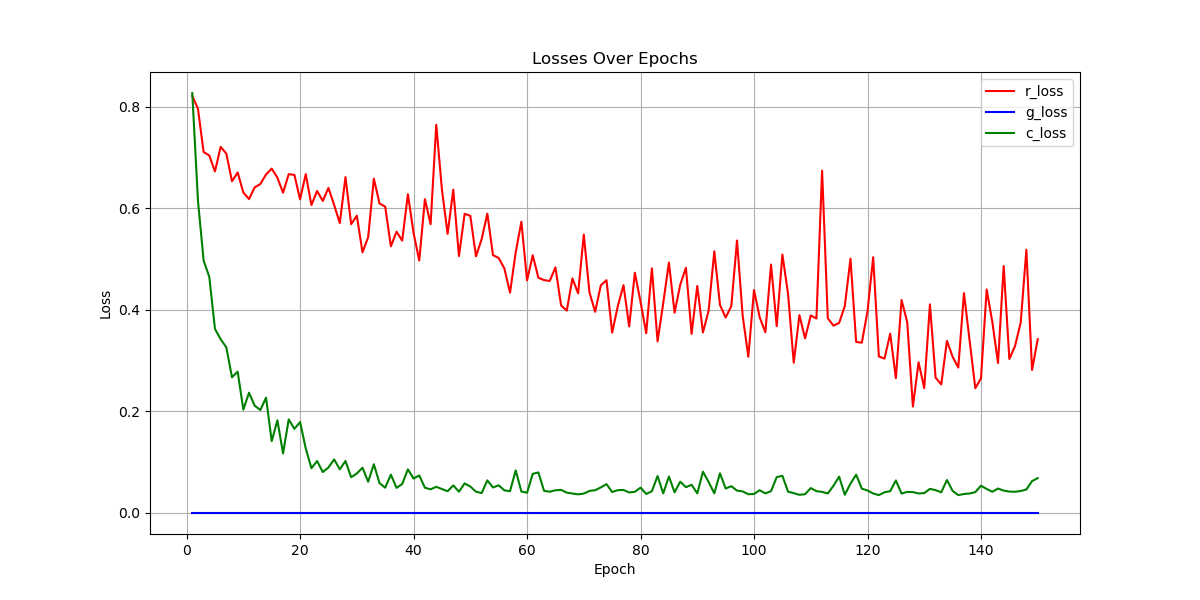

Reproduce this figure in Python.
import numpy as np
import pandas as pd
import random
import torch
import torch.nn as nn
import torch.optim as optim
import torch.optim.lr_scheduler as lr_scheduler
import torch.nn.init as init
from sklearn.metrics import accuracy_score, roc_auc_score
from sklearn.model_selection import train_test_split
import optuna
import matplotlib.pyplot as plt



def set_seed(seed):
    """Set seed for reproducibility."""
    np.random.seed(seed)
    torch.manual_seed(seed)
    torch.cuda.manual_seed_all(seed)  # if using GPU
    random.seed(seed)
    torch.backends.cudnn.deterministic = True
    torch.backends.cudnn.benchmark = False


def clr_transformation(X):
    """Perform CLR (Centered Log-Ratio) transformation on the data."""
    geometric_mean = np.exp(np.mean(np.log(X), axis=1))
    return np.log(X / geometric_mean[:, np.newaxis])


def load_and_transform_data(file_path):
    """Load data from CSV, apply CLR transformation, and return transformed DataFrame with 'loaded_uid'."""
    data = pd.read_csv(file_path)
    loaded_uid = data['loaded_uid']
    X = data.drop(columns=['loaded_uid']).values
    X += 1e-6  # Adding a small pseudocount to avoid log(0)
    X_clr = clr_transformation(X)
    X_clr_df = pd.DataFrame(X_clr, columns=data.columns[1:])
    X_clr_df['loaded_uid'] = loaded_uid
    return X_clr_df[['loaded_uid'] + list(X_clr_df.columns[:-1])]


def preprocess_metadata(metadata):
    """Converts categorical metadata into numeric and one-hot encoded features."""
    disease_dict = {'D006262': 0, 'D003093': 1}
    gender_dict = {'Male': 0, 'Female': 1}
    metadata['disease_numeric'] = metadata['disease'].map(disease_dict)
    metadata['gender_numeric'] = metadata['sex'].map(gender_dict)
    return metadata


def create_batch(relative_abundance, metadata, batch_size, is_test=False):
    """Creates a batch of data by sampling from the metadata and relative abundance data."""
    metadata = preprocess_metadata(metadata)
    proportions = metadata['disease'].value_counts(normalize=True)
    num_samples_per_group = (proportions * batch_size).round().astype(int)

    # Sample metadata
    metadata_feature_batch = metadata.groupby('disease').apply(
        lambda x: x.sample(n=num_samples_per_group[x.name])
    ).reset_index(drop=True)

    # Sample relative abundance
    training_feature_batch = relative_abundance[relative_abundance['loaded_uid'].isin(metadata_feature_batch['uid'])]
    training_feature_batch = training_feature_batch.set_index('loaded_uid').reindex(metadata_feature_batch['uid']).reset_index()
    training_feature_batch.rename(columns={'loaded_uid': 'uid'}, inplace=True)
    training_feature_batch = training_feature_batch.drop(columns=['uid'])

    # Convert to tensors
    training_feature_batch = torch.tensor(training_feature_batch.values, dtype=torch.float32)
    metadata_batch_disease = torch.tensor(metadata_feature_batch['disease_numeric'].values, dtype=torch.float32)

    if is_test:
        return training_feature_batch, metadata_batch_disease

    # Control batch
    ctrl_metadata = metadata[metadata['disease'] == 'D006262']
    run_ids = ctrl_metadata['uid']
    ctrl_relative_abundance = relative_abundance[relative_abundance['loaded_uid'].isin(run_ids)]

    ctrl_idx = np.random.permutation(ctrl_metadata.index)[:batch_size]
    training_feature_ctrl_batch = ctrl_relative_abundance.loc[ctrl_idx].rename(columns={'loaded_uid': 'uid'}).drop(columns=['uid'])
    metadata_ctrl_batch = ctrl_metadata.loc[ctrl_idx]

    training_feature_ctrl_batch = torch.tensor(training_feature_ctrl_batch.values, dtype=torch.float32)
    metadata_ctrl_batch_gender = torch.tensor(metadata_ctrl_batch['gender_numeric'].values, dtype=torch.float32)

    return (training_feature_ctrl_batch, metadata_ctrl_batch_gender, 
            training_feature_batch, metadata_batch_disease)


# def inv_correlation_coefficient_loss(y_true, y_pred):
#     """Computes a custom loss function based on the correlation coefficient."""
#     y_true, y_pred = np.array(y_true, dtype=np.float32), np.array(y_pred, dtype=np.float32)
#     mx, my = np.mean(y_true), np.mean(y_pred)
#     xm, ym = y_true - mx, y_pred - my
#     r_num = np.sum(xm * ym)
#     r_den = np.sqrt(np.sum(xm ** 2) * np.sum(ym ** 2)) + 1e-5
#     r = np.clip(r_num / r_den, -1.0, 1.0)
#     return torch.tensor(r ** 2, requires_grad=True)


def inv_correlation_coefficient_loss(y_true, y_pred):
    """Computes a custom loss function based on the correlation coefficient."""
    # Ensure inputs are of type float
    y_true = y_true.float()
    y_pred = y_pred.float()
    
    # Compute means
    mean_y_true = torch.mean(y_true)
    mean_y_pred = torch.mean(y_pred)
    
    # Compute covariance and variances
    covariance = torch.sum((y_true - mean_y_true) * (y_pred - mean_y_pred))
    print(covariance)
    variance_y_true = torch.sum((y_true - mean_y_true) ** 2)
    variance_y_pred = torch.sum((y_pred - mean_y_pred) ** 2)
    
    # Compute correlation coefficient
    correlation = covariance / (torch.sqrt(variance_y_true * variance_y_pred) + 1e-5)
    
    # Return 1 minus the squared correlation coefficient as loss
    return correlation ** 2


# def inv_correlation_coefficient_loss(y_true, y_pred):
#     x = y_true
#     y = y_pred
    
#     # Ensure inputs are of type float
#     x = x.float()
#     y = y.float()
    
#     # Compute means
#     mx = torch.mean(x)
#     my = torch.mean(y)
    
#     # Compute xm and ym
#     xm = x - mx
#     ym = y - my
    
#     # Compute covariance and variances
#     covariance = torch.sum(xm * ym)
#     variance_x = torch.sum(xm ** 2)
#     variance_y = torch.sum(ym ** 2)
    
#     # Compute correlation coefficient
#     r = covariance / (torch.sqrt(variance_x * variance_y) + 1e-5)
    
#     # Clamp correlation coefficient to [-1, 1]
#     r = torch.clamp(r, min=-1.0, max=1.0)
    
#     # Return 1 minus the squared correlation coefficient
#     # return 1 - r ** 2 # this may raise gradient vanishing problem
#     return 1 - torch.abs(r)




class GAN(nn.Module):
    def __init__(self, input_dim, latent_dim=128, lr=0.01, dropout_rate=0.3, pos_weight=2):
        """Initializes the GAN with an encoder, gender classifier, and disease classifier."""
        super(GAN, self).__init__()

        self.encoder = nn.Sequential(
            nn.Linear(input_dim, 1024),
            nn.BatchNorm1d(1024),
            nn.ReLU(),
            nn.Linear(1024, 512),
            nn.BatchNorm1d(512),
            nn.ReLU(),
            nn.Linear(512, 256),
            nn.BatchNorm1d(256),
            nn.ReLU(),
            nn.Linear(256, latent_dim),
            nn.BatchNorm1d(latent_dim),
            nn.ReLU()
        )
        self.gender_classification = nn.Sequential(
           nn.Linear(latent_dim, 64),
            nn.BatchNorm1d(64),
            nn.ReLU(),
            nn.Linear(64, 32),
            nn.BatchNorm1d(32),
            nn.ReLU(),
            nn.Linear(32, 16),
            nn.BatchNorm1d(16),
            nn.ReLU(),
            nn.Linear(16, 1)
        )
        self.gender_classification_loss = nn.BCEWithLogitsLoss()

        self.disease_classifier = nn.Sequential(
            nn.Linear(latent_dim, 64),
            nn.BatchNorm1d(64),
            nn.ReLU(),
            nn.Linear(64, 32),
            nn.BatchNorm1d(32),
            nn.ReLU(),
             nn.Linear(32, 16),
            nn.BatchNorm1d(16),
            nn.ReLU(),
            nn.Linear(16, 1)
        )
        self.disease_classifier_loss = nn.BCEWithLogitsLoss()

        # Optimizers
        self.optimizer = optim.Adam(
            list(self.encoder.parameters()) + list(self.disease_classifier.parameters()), lr
        )
        self.optimizer_distiller = optim.Adam(self.encoder.parameters() , lr)
        self.optimizer_classification_gender = optim.Adam(self.gender_classification.parameters(), lr)

        # Schedulers
        self.scheduler = lr_scheduler.ReduceLROnPlateau(self.optimizer, mode='max', factor=0.5, patience=5)
        self.scheduler_distiller = lr_scheduler.ReduceLROnPlateau(self.optimizer_distiller, mode='min', factor=0.5, patience=5)
        self.scheduler_classification_gender = lr_scheduler.ReduceLROnPlateau(self.optimizer_classification_gender, mode='min', factor=0.5, patience=5)

        # self.initialize_weights()

    def initialize_weights(self):
        """Initialize weights using Kaiming initialization for layers with ReLU."""
        for m in self.modules():
            if isinstance(m, nn.Linear):
                init.kaiming_normal_(m.weight, nonlinearity='relu')
                if m.bias is not None:
                    init.zeros_(m.bias)
            elif isinstance(m, nn.BatchNorm1d):
                init.ones_(m.weight)
                init.zeros_(m.bias)
    
    def train(self, epochs, relative_abundance, metadata, batch_size=64):
        """Trains the GAN model for a specified number of epochs."""
        best_acc = 0
        early_stop_step = 10
        early_stop_patience = 0
        
        X_clr_df_train, X_clr_df_val, train_metadata, val_metadata = train_test_split(relative_abundance, metadata, test_size=0.2, random_state=42)

        # Lists to store losses
        r_losses = []
        g_losses = []
        c_losses = []

        for epoch in range(epochs):
            # Create batches
            training_feature_ctrl_batch, metadata_ctrl_batch_gender, training_feature_batch, metadata_batch_disease = create_batch(
                X_clr_df_train, train_metadata, batch_size
            )

            # Train gender classifier
            self.optimizer_classification_gender.zero_grad()
            encoded_feature_ctrl_batch = self.encoder(training_feature_ctrl_batch)
            gender_prediction = self.gender_classification(encoded_feature_ctrl_batch)
            r_loss = self.gender_classification_loss(gender_prediction, metadata_ctrl_batch_gender.view(-1, 1))
            r_loss.backward()
            self.optimizer_classification_gender.step()

            # Train distiller
            self.optimizer_distiller.zero_grad()
            for param in self.gender_classification.parameters():
                param.requires_grad = False
            encoder_features = self.encoder(training_feature_ctrl_batch)
            predicted_gender = self.gender_classification(encoder_features)
            g_loss = inv_correlation_coefficient_loss(metadata_ctrl_batch_gender, predicted_gender)
            g_loss.backward()
            self.optimizer_distiller.step()
            for param in self.gender_classification.parameters():
                param.requires_grad = True

            # Train encoder & classifier
            self.optimizer.zero_grad()
            encoded_feature_batch = self.encoder(training_feature_batch)
            prediction_scores = self.disease_classifier(encoded_feature_batch)
            c_loss = self.disease_classifier_loss(prediction_scores, metadata_batch_disease.view(-1, 1))
            c_loss.backward()
            pred_tag = [1 if p > 0.5 else 0 for p in prediction_scores]
            disease_acc = accuracy_score(metadata_batch_disease.view(-1, 1), pred_tag)
            self.optimizer.step()
            self.scheduler.step(disease_acc)

            # Store losses
            r_losses.append(r_loss.item())
            g_losses.append(g_loss.item())
            c_losses.append(c_loss.item())

            if disease_acc > best_acc:
                best_acc = disease_acc
                early_stop_patience = 0
            else:
                early_stop_patience += 1

            print(f"Epoch {epoch + 1}/{epochs}, r_loss: {r_loss.item()}, g_loss: {g_loss.item()}, c_loss: {c_loss.item()}, disease_acc: {disease_acc}")

            self.evaluate(relative_abundance=X_clr_df_val, metadata=val_metadata, batch_size=val_metadata.shape[0], t='eval')
            self.evaluate(relative_abundance=X_clr_df_train, metadata=train_metadata, batch_size=train_metadata.shape[0], t='train')

        # Plot losses
        self.plot_losses(r_losses, g_losses, c_losses)

    def plot_losses(self, r_losses, g_losses, c_losses):
        """Plots r_loss, g_loss, and c_loss over epochs."""
        epochs = range(1, len(r_losses) + 1)

        plt.figure(figsize=(12, 6))
        plt.plot(epochs, r_losses, label='r_loss', color='red')
        plt.plot(epochs, g_losses, label='g_loss', color='blue')
        plt.plot(epochs, c_losses, label='c_loss', color='green')
        plt.xlabel('Epoch')
        plt.ylabel('Loss')
        plt.title('Losses Over Epochs')
        plt.legend()
        plt.grid(True)
        plt.savefig("confounder_free_gender.png")

    def evaluate(self, relative_abundance, metadata, batch_size, t):
        """Evaluates the trained GAN model on test data."""
        # Create batches
        feature_batch, metadata_batch_disease = create_batch(relative_abundance, metadata, batch_size, True)
    
        # Get encoded features
        encoded_feature_batch = self.encoder(feature_batch)
    
        # Get prediction scores (probabilities)
        prediction_scores = self.disease_classifier(encoded_feature_batch)
    
        # Convert probabilities to predicted classes
        pred_tag = [1 if p > 0.5 else 0 for p in prediction_scores]
    
        # Calculate accuracy
        disease_acc = accuracy_score(metadata_batch_disease.view(-1, 1), pred_tag)
    
        # Calculate classifier loss
        c_loss = self.disease_classifier_loss(prediction_scores, metadata_batch_disease.view(-1, 1))
    
        # Calculate AUC
        if len(np.unique(metadata_batch_disease)) > 1:
            auc = roc_auc_score(metadata_batch_disease.view(-1, 1), prediction_scores.detach().numpy())
            print(f"{t} result --> Accuracy: {disease_acc}, Loss: {c_loss.item()}, AUC: {auc}")
        else:
            print("Cannot compute ROC AUC as only one class is present.")
        # auc = roc_auc_score(metadata_batch_disease.view(-1, 1), prediction_scores.detach().numpy())
    
        # Print results
            print(f"{t} result --> Accuracy: {disease_acc}, Loss: {c_loss.item()}")

if __name__ == "__main__":
    set_seed(42)

    # Load and transform training data
    file_path = 'GMrepo_data/UC_relative_abundance_metagenomics_train.csv'
    metadata_file_path = 'GMrepo_data/UC_metadata_metagenomics_train.csv'
    X_clr_df = load_and_transform_data(file_path)
    metadata = pd.read_csv(metadata_file_path)

    # X_clr_df_train, X_clr_df_val, train_metadata, val_metadata = train_test_split(X_clr_df, metadata, test_size=0.2, random_state=42)

    # Initialize and train GAN
    gan = GAN(input_dim=X_clr_df.shape[1] - 1)
    gan.initialize_weights()
    gan.train(epochs=150, relative_abundance=X_clr_df, metadata=metadata, batch_size=64)

    # Load and transform test data
    test_file_path = 'GMrepo_data/UC_relative_abundance_metagenomics_test_balanced.csv'
    test_metadata_file_path = 'GMrepo_data/UC_metadata_metagenomics_test_balanced.csv'
    X_clr_df_test = load_and_transform_data(test_file_path)
    test_metadata = pd.read_csv(test_metadata_file_path)

    # Evaluate GAN on test data
    gan.evaluate(relative_abundance=X_clr_df_test, metadata=test_metadata, batch_size=test_metadata.shape[0], t = 'test')


    #  # Load and transform test data
    # test_file_path = 'GMrepo_data/test_relative_abundance_IBD_1.csv'
    # test_metadata_file_path = 'GMrepo_data/test_metadata_IBD_1.csv'
    # X_clr_df_test = load_and_transform_data(test_file_path)
    # test_metadata = pd.read_csv(test_metadata_file_path)

    # # Evaluate GAN on test data
    # gan.evaluate(relative_abundance=X_clr_df_test, metadata=test_metadata, batch_size=test_metadata.shape[0], t = 'test_1')

    #  # Load and transform test data
    # test_file_path = 'GMrepo_data/test_relative_abundance_IBD_2.csv'
    # test_metadata_file_path = 'GMrepo_data/test_metadata_IBD_2.csv'
    # X_clr_df_test = load_and_transform_data(test_file_path)
    # test_metadata = pd.read_csv(test_metadata_file_path)

    # # Evaluate GAN on test data
    # gan.evaluate(relative_abundance=X_clr_df_test, metadata=test_metadata, batch_size=test_metadata.shape[0], t = 'test_2')

    #  # Load and transform test data
    # test_file_path = 'GMrepo_data/test_relative_abundance_IBD_3.csv'
    # test_metadata_file_path = 'GMrepo_data/test_metadata_IBD_3.csv'
    # X_clr_df_test = load_and_transform_data(test_file_path)
    # test_metadata = pd.read_csv(test_metadata_file_path)

    # # Evaluate GAN on test data
    # gan.evaluate(relative_abundance=X_clr_df_test, metadata=test_metadata, batch_size=test_metadata.shape[0], t = 'test_3')

    #  # Load and transform test data
    # test_file_path = 'GMrepo_data/test_relative_abundance_IBD_4.csv'
    # test_metadata_file_path = 'GMrepo_data/test_metadata_IBD_4.csv'
    # X_clr_df_test = load_and_transform_data(test_file_path)
    # test_metadata = pd.read_csv(test_metadata_file_path)

    # # Evaluate GAN on test data
    # gan.evaluate(relative_abundance=X_clr_df_test, metadata=test_metadata, batch_size=test_metadata.shape[0], t = 'test_4')

    #  # Load and transform test data
    # test_file_path = 'GMrepo_data/test_relative_abundance_IBD_5.csv'
    # test_metadata_file_path = 'GMrepo_data/test_metadata_IBD_5.csv'
    # X_clr_df_test = load_and_transform_data(test_file_path)
    # test_metadata = pd.read_csv(test_metadata_file_path)

    # # Evaluate GAN on test data
    # gan.evaluate(relative_abundance=X_clr_df_test, metadata=test_metadata, batch_size=test_metadata.shape[0], t = 'test_5')